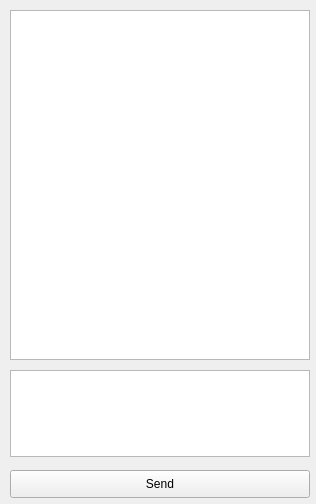
<?xml version="1.0" encoding="UTF-8"?>
<ui version="4.0">
 <class>Form</class>
 <widget class="QWidget" name="Form">
  <property name="geometry">
   <rect>
    <x>0</x>
    <y>0</y>
    <width>316</width>
    <height>504</height>
   </rect>
  </property>
  <property name="windowTitle">
   <string>Form</string>
  </property>
  <widget class="QPushButton" name="pushButton">
   <property name="geometry">
    <rect>
     <x>10</x>
     <y>470</y>
     <width>300</width>
     <height>28</height>
    </rect>
   </property>
   <property name="text">
    <string>Send</string>
   </property>
  </widget>
  <widget class="QTextEdit" name="textEdit">
   <property name="geometry">
    <rect>
     <x>10</x>
     <y>370</y>
     <width>300</width>
     <height>87</height>
    </rect>
   </property>
  </widget>
  <widget class="QTextBrowser" name="textBrowser">
   <property name="geometry">
    <rect>
     <x>10</x>
     <y>10</y>
     <width>300</width>
     <height>350</height>
    </rect>
   </property>
  </widget>
 </widget>
 <resources/>
 <connections/>
</ui>
